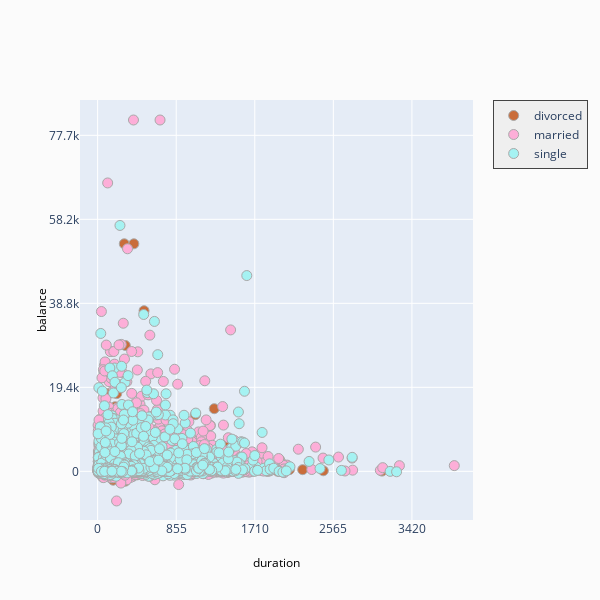

This figure's notebook cell:
### Code cell
# Notice how divorced have a considerably low amount of balance.
fig = ff.create_facet_grid(
    df,
    x='duration',
    y='balance',
    color_name='marital',
    show_boxes=False,
    marker={'size': 10, 'opacity': 1.0},
    colormap={'single': 'rgb(165, 242, 242)', 'married': 'rgb(253, 174, 216)', 'divorced': 'rgba(201, 109, 59, 0.82)'}
)

iplot(fig, filename='facet - custom colormap')

### Figure 1 — Plotly figure (JSON) as saved in the notebook; plotly's stock layout.template omitted (floating-point values rounded to 4 significant figures; data arrays with more than 128 entries replaced by an {"elided": "..."} marker saying what was removed)
{"data": [{"name": "divorced", "yaxis": "y", "y": {"elided": "1291 int values"}, "mode": "markers", "xaxis": "x", "marker": {"color": "rgb(201, 109, 59)", "opacity": 1, "line": {"color": "darkgrey", "width": 1}, "size": 10}, "x": {"elided": "1291 int values"}, "type": "scatter"}, {"name": "married", "yaxis": "y", "y": {"elided": "6302 int values"}, "mode": "markers", "xaxis": "x", "marker": {"color": "rgb(253, 174, 216)", "opacity": 1, "line": {"color": "darkgrey", "width": 1}, "size": 10}, "x": {"elided": "6302 int values"}, "type": "scatter"}, {"name": "single", "yaxis": "y", "y": {"elided": "3499 int values"}, "mode": "markers", "xaxis": "x", "marker": {"color": "rgb(165, 242, 242)", "opacity": 1, "line": {"color": "darkgrey", "width": 1}, "size": 10}, "x": {"elided": "3499 int values"}, "type": "scatter"}], "layout": {"showlegend": true, "xaxis": {"domain": [0, 1], "ticklen": 0, "dtick": 855, "range": [-192.0, 4085.0], "zeroline": false, "anchor": "y"}, "title": {"text": ""}, "paper_bgcolor": "rgb(251, 251, 251)", "yaxis": {"domain": [0, 1], "ticklen": 0, "dtick": 19415, "range": [-11250.0, 85830.0], "zeroline": false, "anchor": "x"}, "annotations": [{"yanchor": "middle", "xref": "paper", "xanchor": "center", "yref": "paper", "text": "duration", "textangle": 0, "y": -0.1, "x": 0.5, "font": {"color": "#000000", "size": 12}, "showarrow": false}, {"yanchor": "middle", "xref": "paper", "xanchor": "center", "yref": "paper", "text": "balance", "textangle": -90, "y": 0.5, "x": -0.1, "font": {"color": "#000000", "size": 12}, "showarrow": false}], "width": 600, "height": 600, "legend": {"y": 1, "bgcolor": "#efefef", "yanchor": "top", "borderwidth": 1, "x": 1.05}}}
